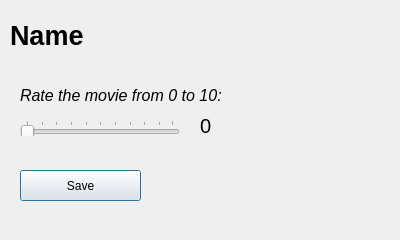
<?xml version="1.0" encoding="UTF-8"?>
<ui version="4.0">
 <class>rateMovieWindow</class>
 <widget class="QDialog" name="rateMovieWindow">
  <property name="geometry">
   <rect>
    <x>0</x>
    <y>0</y>
    <width>400</width>
    <height>240</height>
   </rect>
  </property>
  <property name="minimumSize">
   <size>
    <width>400</width>
    <height>240</height>
   </size>
  </property>
  <property name="maximumSize">
   <size>
    <width>400</width>
    <height>240</height>
   </size>
  </property>
  <property name="windowTitle">
   <string>Rating</string>
  </property>
  <widget class="QSlider" name="ratingSlider">
   <property name="geometry">
    <rect>
     <x>20</x>
     <y>120</y>
     <width>160</width>
     <height>16</height>
    </rect>
   </property>
   <property name="orientation">
    <enum>Qt::Orientation::Horizontal</enum>
   </property>
   <property name="tickPosition">
    <enum>QSlider::TickPosition::TicksAbove</enum>
   </property>
   <property name="tickInterval">
    <number>10</number>
   </property>
  </widget>
  <widget class="QLabel" name="titleLabel">
   <property name="geometry">
    <rect>
     <x>10</x>
     <y>20</y>
     <width>361</width>
     <height>31</height>
    </rect>
   </property>
   <property name="font">
    <font>
     <pointsize>20</pointsize>
     <bold>true</bold>
    </font>
   </property>
   <property name="text">
    <string>Name</string>
   </property>
  </widget>
  <widget class="QLabel" name="label">
   <property name="geometry">
    <rect>
     <x>20</x>
     <y>80</y>
     <width>271</width>
     <height>31</height>
    </rect>
   </property>
   <property name="font">
    <font>
     <pointsize>12</pointsize>
     <italic>true</italic>
    </font>
   </property>
   <property name="text">
    <string>Rate the movie from 0 to 10:</string>
   </property>
  </widget>
  <widget class="QPushButton" name="saveButton">
   <property name="geometry">
    <rect>
     <x>20</x>
     <y>170</y>
     <width>121</width>
     <height>31</height>
    </rect>
   </property>
   <property name="text">
    <string>Save</string>
   </property>
  </widget>
  <widget class="QLabel" name="sliderLabel">
   <property name="geometry">
    <rect>
     <x>200</x>
     <y>100</y>
     <width>61</width>
     <height>51</height>
    </rect>
   </property>
   <property name="font">
    <font>
     <pointsize>15</pointsize>
    </font>
   </property>
   <property name="text">
    <string>0</string>
   </property>
  </widget>
 </widget>
 <resources/>
 <connections/>
</ui>
